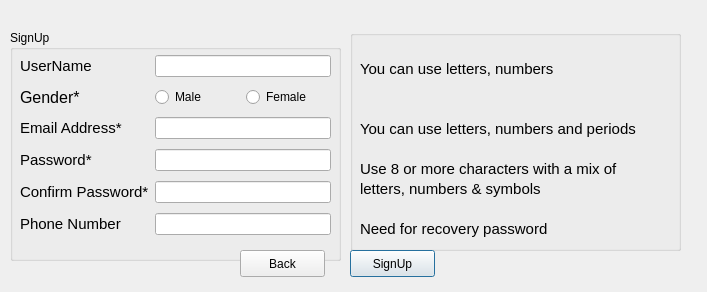
<?xml version="1.0" encoding="UTF-8"?>
<ui version="4.0">
 <class>signup</class>
 <widget class="QDialog" name="signup">
  <property name="geometry">
   <rect>
    <x>0</x>
    <y>0</y>
    <width>707</width>
    <height>292</height>
   </rect>
  </property>
  <property name="windowTitle">
   <string>SignUp</string>
  </property>
  <widget class="QGroupBox" name="groupBox">
   <property name="geometry">
    <rect>
     <x>10</x>
     <y>30</y>
     <width>331</width>
     <height>231</height>
    </rect>
   </property>
   <property name="title">
    <string>SignUp</string>
   </property>
   <widget class="QWidget" name="layoutWidget">
    <property name="geometry">
     <rect>
      <x>10</x>
      <y>21</y>
      <width>311</width>
      <height>189</height>
     </rect>
    </property>
    <layout class="QGridLayout" name="gridLayout">
     <item row="0" column="0">
      <widget class="QLabel" name="username">
       <property name="font">
        <font>
         <pointsize>11</pointsize>
        </font>
       </property>
       <property name="text">
        <string>UserName</string>
       </property>
      </widget>
     </item>
     <item row="0" column="1" colspan="2">
      <widget class="QLineEdit" name="username_lineEdit"/>
     </item>
     <item row="1" column="0">
      <widget class="QLabel" name="gender_label">
       <property name="font">
        <font>
         <pointsize>12</pointsize>
        </font>
       </property>
       <property name="text">
        <string>Gender*</string>
       </property>
      </widget>
     </item>
     <item row="1" column="1">
      <widget class="QRadioButton" name="male_radioButton">
       <property name="text">
        <string>Male</string>
       </property>
      </widget>
     </item>
     <item row="1" column="2">
      <widget class="QRadioButton" name="female_radioButton">
       <property name="text">
        <string>Female</string>
       </property>
      </widget>
     </item>
     <item row="2" column="0">
      <widget class="QLabel" name="email">
       <property name="font">
        <font>
         <pointsize>11</pointsize>
        </font>
       </property>
       <property name="text">
        <string>Email Address*</string>
       </property>
      </widget>
     </item>
     <item row="2" column="1" colspan="2">
      <widget class="QLineEdit" name="email_lineEdit"/>
     </item>
     <item row="3" column="0">
      <widget class="QLabel" name="password">
       <property name="font">
        <font>
         <pointsize>11</pointsize>
        </font>
       </property>
       <property name="text">
        <string>Password*</string>
       </property>
      </widget>
     </item>
     <item row="3" column="1" colspan="2">
      <widget class="QLineEdit" name="password_lineEdit"/>
     </item>
     <item row="4" column="0">
      <widget class="QLabel" name="confirmpass">
       <property name="font">
        <font>
         <pointsize>11</pointsize>
        </font>
       </property>
       <property name="text">
        <string>Confirm Password*</string>
       </property>
      </widget>
     </item>
     <item row="4" column="1" colspan="2">
      <widget class="QLineEdit" name="confirm_lineEdit"/>
     </item>
     <item row="5" column="0">
      <widget class="QLabel" name="label">
       <property name="font">
        <font>
         <pointsize>11</pointsize>
        </font>
       </property>
       <property name="text">
        <string>Phone Number</string>
       </property>
      </widget>
     </item>
     <item row="5" column="1" colspan="2">
      <widget class="QLineEdit" name="phone_lineEdit"/>
     </item>
    </layout>
   </widget>
  </widget>
  <widget class="QGroupBox" name="groupBox_2">
   <property name="geometry">
    <rect>
     <x>350</x>
     <y>30</y>
     <width>331</width>
     <height>221</height>
    </rect>
   </property>
   <property name="title">
    <string/>
   </property>
   <widget class="QLabel" name="name_label">
    <property name="geometry">
     <rect>
      <x>10</x>
      <y>30</y>
      <width>271</width>
      <height>17</height>
     </rect>
    </property>
    <property name="font">
     <font>
      <pointsize>11</pointsize>
     </font>
    </property>
    <property name="text">
     <string>You can use letters, numbers</string>
    </property>
   </widget>
   <widget class="QLabel" name="email_label">
    <property name="geometry">
     <rect>
      <x>10</x>
      <y>90</y>
      <width>321</width>
      <height>17</height>
     </rect>
    </property>
    <property name="font">
     <font>
      <pointsize>11</pointsize>
     </font>
    </property>
    <property name="text">
     <string>You can use letters, numbers and periods</string>
    </property>
   </widget>
   <widget class="QLabel" name="pass_label">
    <property name="geometry">
     <rect>
      <x>10</x>
      <y>130</y>
      <width>341</width>
      <height>17</height>
     </rect>
    </property>
    <property name="font">
     <font>
      <pointsize>11</pointsize>
     </font>
    </property>
    <property name="text">
     <string>Use 8 or more characters with a mix of</string>
    </property>
   </widget>
   <widget class="QLabel" name="pass1_label">
    <property name="geometry">
     <rect>
      <x>10</x>
      <y>150</y>
      <width>221</width>
      <height>17</height>
     </rect>
    </property>
    <property name="font">
     <font>
      <pointsize>11</pointsize>
     </font>
    </property>
    <property name="text">
     <string>letters, numbers &amp; symbols</string>
    </property>
   </widget>
   <widget class="QLabel" name="phone_label">
    <property name="geometry">
     <rect>
      <x>10</x>
      <y>190</y>
      <width>251</width>
      <height>17</height>
     </rect>
    </property>
    <property name="font">
     <font>
      <pointsize>11</pointsize>
     </font>
    </property>
    <property name="text">
     <string>Need for recovery password</string>
    </property>
   </widget>
  </widget>
  <widget class="QPushButton" name="pushButton">
   <property name="geometry">
    <rect>
     <x>350</x>
     <y>250</y>
     <width>85</width>
     <height>27</height>
    </rect>
   </property>
   <property name="text">
    <string>SignUp</string>
   </property>
  </widget>
  <widget class="QPushButton" name="pushButton_2">
   <property name="geometry">
    <rect>
     <x>240</x>
     <y>250</y>
     <width>85</width>
     <height>27</height>
    </rect>
   </property>
   <property name="text">
    <string>Back</string>
   </property>
  </widget>
 </widget>
 <resources/>
 <connections/>
</ui>
